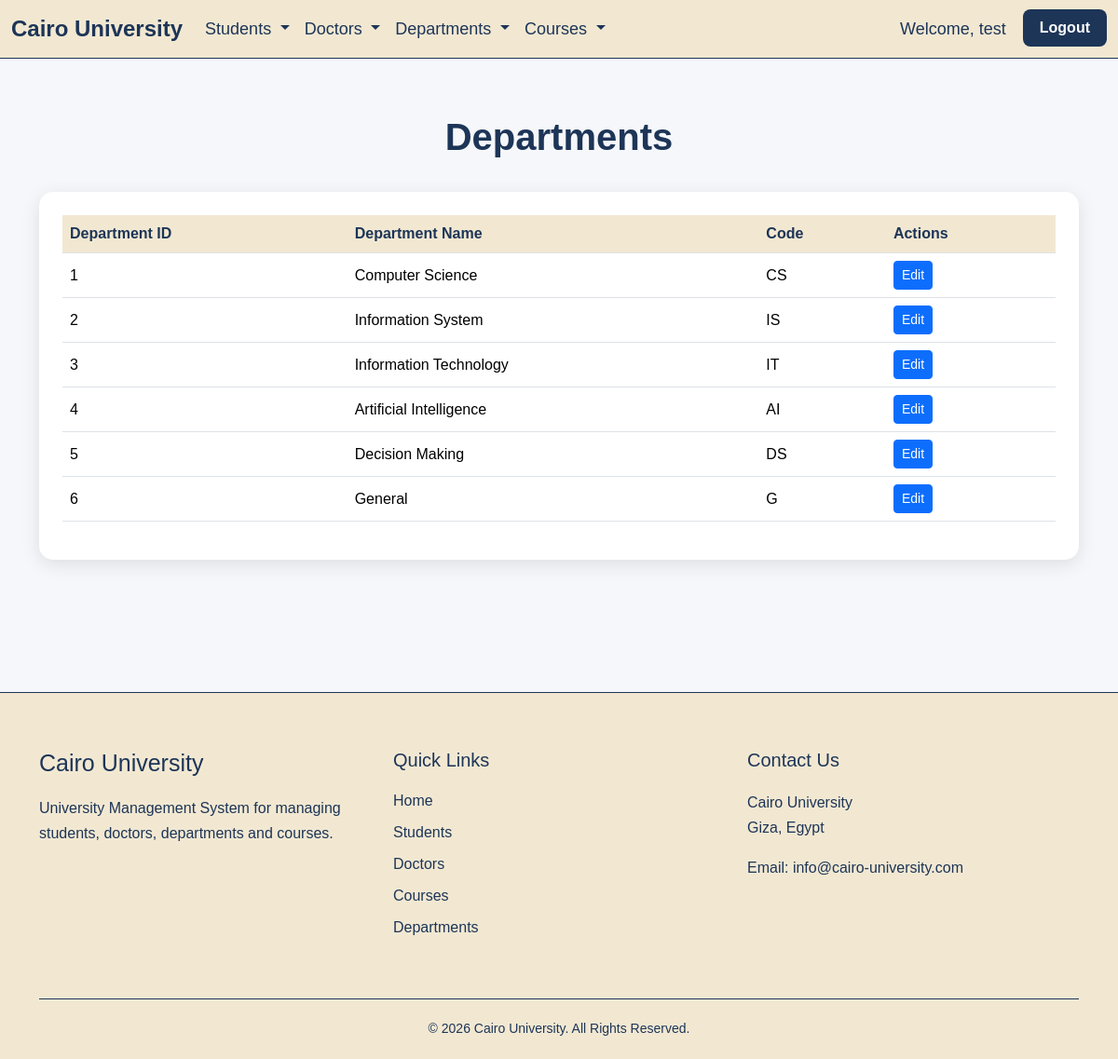
Screenshot of /pages/view-departments.php (signed in) with the database file from the repository.
### tables this page shows
CREATE TABLE `departments` (
  `department_id` int(11) NOT NULL,
  `department_name` varchar(100) NOT NULL,
  `department_code` varchar(7) DEFAULT NULL
);

### auth/auth.php (called while the page is built, shortened)
<?php
function hasRole($role)
{
    return isset($_SESSION['role']) &&
           $_SESSION['role'] == $role;
}
function isAdminOrSubAdmin()
{
    return hasRole('admin') || hasRole('sub_admin');
}
?>

### pages/view-departments.php (the view, shortened to what this page needs)
<?php
include("../config/database.php");
$sql = "SELECT * FROM departments";
$result = mysqli_query($connection, $sql);
?>
<!DOCTYPE html>
<html lang="en">
<head>
    <link
        href="https://cdn.jsdelivr.net/npm/bootstrap@5.3.8/dist/css/bootstrap.min.css"
        rel="stylesheet">
    <link rel="stylesheet" href="../css/style.css">
</head>
<body>
    <?php include('../includes/navbar.php'); ?>
    <section class="view-section">
        <div class="container">
            <h1 class="page-title">
                Departments
            </h1>
            <div class="table-container">
                <table class="table table-hover">
                    <thead>
                        <tr>
                            <th>Department ID</th>
                            <th>Department Name</th>
                            <th>Code</th>
                            <th>Actions</th>
                        </tr>
                    </thead>
                    <tbody>
                        <?php
                        while ($department = mysqli_fetch_assoc($result)) {
                        ?>
                            <tr>
                                <td>
                                    <?php echo $department['department_id']; ?>
                                </td>
                                <td>
                                    <?php echo $department['department_name']; ?>
                                </td>
                                <td>
                                    <?php echo $department['department_code']; ?>
                                </td>
                                <td>
                                    <?php if (isAdminOrSubAdmin()) { ?>
                                        <a
                                            href="edit-departments.php?id=<?php echo $department['department_id']; ?>"
                                            class="btn btn-primary btn-sm">
                                            Edit
                                        </a>
                                    <?php } ?>
                                </td>
                            </tr>
                        <?php
                        }
                        ?>
                    </tbody>
                </table>
            </div>
        </div>
    </section>
<?php include("../includes/footer.php")?>
</body>
</html>

### css/style.css (style rules this page uses)
body { margin: 0; font-family: Arial, sans-serif; }
.view-section { background-color: #f5f7fa; min-height: 85vh; padding: 60px 0; }
.page-title { color: #1D3557; text-align: center; font-size: 40px; font-weight: bold; margin-bottom: 35px; }
.table-container { background-color: white; padding: 25px; border-radius: 15px; box-shadow: 0 5px 20px rgba(0, 0, 0, 0.1); }
.table thead th { background-color: #F2E8D2; color: #1D3557; font-weight: bold; }
.table tbody td { vertical-align: middle; }

### rows the page displays
departments: department_id "1", department_name "Computer Science", department_code "CS"
departments: department_id "2", department_name "Information System", department_code "IS"
departments: department_id "3", department_name "Information Technology", department_code "IT"
departments: department_id "4", department_name "Artificial Intelligence", department_code "AI"
departments: department_id "5", department_name "Decision Making", department_code "DS"
departments: department_id "6", department_name "General", department_code "G"

### other values shown
$_SESSION['username'] "test"
